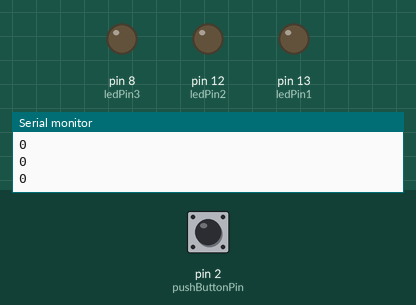
This sketch was run on a simulated Arduino Uno, built with avr-gcc and run on an emulated ATmega328P. On the bench: output pins drawn as LEDs (lit = HIGH), the last lines printed to the serial monitor. The test bench sets the inputs (shaded band); at power-on: pin 2 (pushButtonPin) LOW.

Above: at 1.2 s.
1.3 s: pin 2 (pushButtonPin) pulled HIGH for 0.15 s
At 1.4 s:
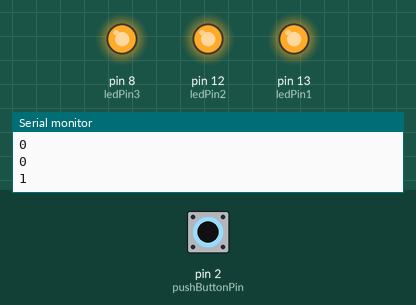
3.0 s: pin 2 (pushButtonPin) pulled HIGH for 3.2 s
At 6.9 s:
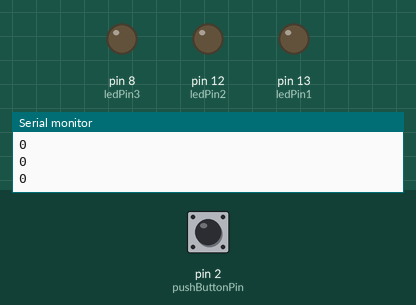
Timing chart, 0 to 8.4 s (numbered marks = the images above; inputs shaded):
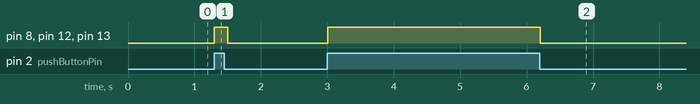

Measured:
- after the input at 1.3 s, pin 8 (ledPin3), pin 12 (ledPin2), pin 13 (ledPin1): LOW → HIGH at once, → LOW 0.20 s later
- after the input at 3.0 s, pin 8 (ledPin3), pin 12 (ledPin2), pin 13 (ledPin1): LOW → HIGH at once, → LOW 3.2 s later

The sketch:

pushButton.arduino.ino
```cpp
const int pushButtonPin = 2;

const int ledPin1 =  13;
const int ledPin2 =  12;
const int ledPin3 =  8;

int buttonState = 0;

void setup()
{
  Serial.begin(9600);

  pinMode(ledPin1, OUTPUT);
  pinMode(ledPin2, OUTPUT);
  pinMode(ledPin3, OUTPUT);

  pinMode(pushButtonPin, INPUT);
}

void loop()
{
  buttonState = digitalRead(pushButtonPin);

  Serial.println(buttonState);

  if (buttonState == HIGH)
  {
    digitalWrite(ledPin1, HIGH);
    digitalWrite(ledPin2, HIGH);
    digitalWrite(ledPin3, HIGH);
  }

  else if (buttonState == LOW)
  {
    digitalWrite(ledPin1, LOW);
    digitalWrite(ledPin2, LOW);
    digitalWrite(ledPin3, LOW);
  }

  delay(100);
}
```
